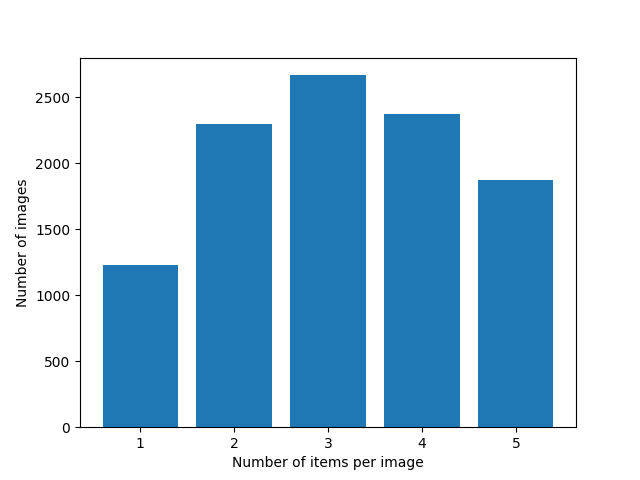

Source code (Python):
import json
import matplotlib.pyplot as plt
import pandas as pd

with open('file_list.json', 'r') as f:
  data = json.load(f)

xAxis = [key for key, value in data.items()]
yAxis = [len(value) for key, value in data.items()]

fig = plt.figure()
plt.bar(xAxis, yAxis)
plt.xlabel('Number of items per image')
plt.ylabel('Number of images')

plt.show()


# fig = plt.figure()
# ax = fig.add_axes([0,0,1,1])
# langs = ['1', '2', '3', '4', 'PHP']
# students = [23,17,35,29,12]
# ax.bar(langs,students)
# plt.show()
